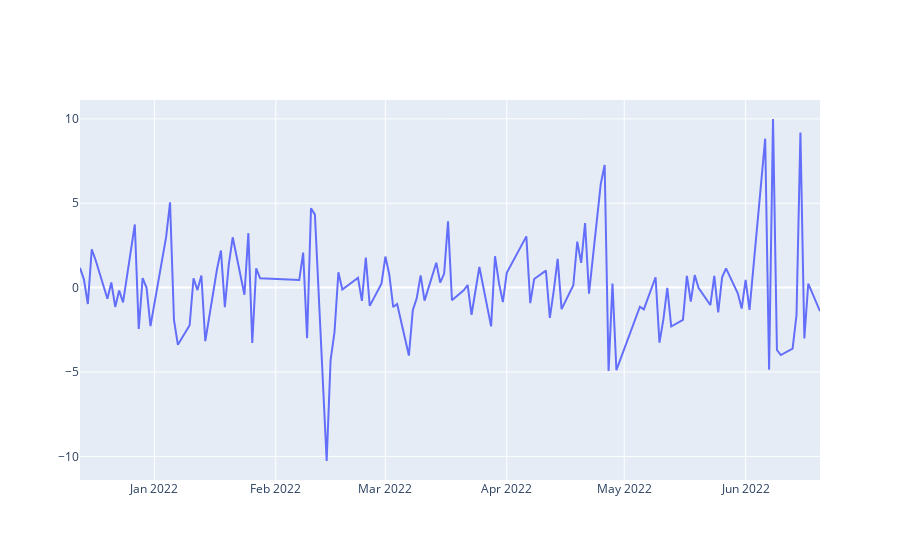

Notebook code cell kept with this figure:
### Markdown cell above
# stk pre status

### Code cell
# df_history_return = w.wsd("128111.SZ,002738.SZ,128095.SZ,002812.SZ,113626.SH,603596.SH,123092.SZ,300332.SZ",
#  "pct_chg", f"{status_begin_date}", f"{status_end_date}", "",usedf=True)[1]
df_history_return = w.wsd("123057.SZ, 300586.SZ, 123067.SZ, 300382.SZ, 128106.SZ, 002840.SZ",
 "pct_chg", f"{status_begin_date}", f"{status_end_date}", "",usedf=True)[1]
# '123057.SZ','300586.SZ',
#     '123067.SZ','300382.SZ',
#     '128106.SZ','002840.SZ',


df_pair_history_return = df_history_return[cbond_pair]
df_pair_history_return['diff'] = df_pair_history_return[cbond_pair[0]] - df_pair_history_return[cbond_pair[1]]
# df_pair_history_return['diff'].plot()

import warnings
warnings.filterwarnings("ignore")


#plotly 画图代码模板
import plotly.graph_objects as go
fig = go.Figure(data=[
    go.Scatter(name='diff', x=df_pair_history_return.index, y=df_pair_history_return['diff']),
])
fig.show()

# df_stk_pre_return = w.wsd("128111.SZ,002738.SZ,128095.SZ,002812.SZ,113626.SH,603596.SH,123092.SZ,300332.SZ", 
# "pct_chg", f"{status_begin_date}", f"{status_end_date}", "",usedf=True)[1]

df_stk_pre_return = w.wsd("123057.SZ, 300586.SZ, 123067.SZ, 300382.SZ, 128106.SZ, 002840.SZ",
 "pct_chg", f"{status_begin_date}", f"{status_end_date}", "",usedf=True)[1]

df_stk_pre_return = df_stk_pre_return.reset_index()
df_stk_pre_return['index'] = df_stk_pre_return['index'].apply(str)
df_stk_pre_return = df_stk_pre_return.set_index('index')

# df_stk_pre_trade_status = w.wsd("002812.SZ,603596.SH,300332.SZ,002738.SZ", 
# "trade_status", f"{status_begin_date}", f"{status_end_date}", "",usedf=True)[1]
df_stk_pre_trade_status = w.wsd("300586.SZ,300382.SZ,002840.SZ", 
"trade_status", f"{status_begin_date}", f"{status_end_date}", "",usedf=True)[1]
df_stk_pre_trade_status = df_stk_pre_trade_status.reset_index()
df_stk_pre_trade_status['index'] = df_stk_pre_trade_status['index'].apply(str)
df_stk_pre_trade_status = df_stk_pre_trade_status.set_index('index')

### Figure 1 — Plotly figure (JSON) as saved in the notebook; plotly's stock layout.template omitted (floating-point values rounded to 4 significant figures)
{"data": [{"name": "diff", "type": "scatter", "x": ["2021-12-13", "2021-12-14", "2021-12-15", "2021-12-16", "2021-12-17", "2021-12-20", "2021-12-21", "2021-12-22", "2021-12-23", "2021-12-24", "2021-12-27", "2021-12-28", "2021-12-29", "2021-12-30", "2021-12-31", "2022-01-04", "2022-01-05", "2022-01-06", "2022-01-07", "2022-01-10", "2022-01-11", "2022-01-12", "2022-01-13", "2022-01-14", "2022-01-17", "2022-01-18", "2022-01-19", "2022-01-20", "2022-01-21", "2022-01-24", "2022-01-25", "2022-01-26", "2022-01-27", "2022-01-28", "2022-02-07", "2022-02-08", "2022-02-09", "2022-02-10", "2022-02-11", "2022-02-14", "2022-02-15", "2022-02-16", "2022-02-17", "2022-02-18", "2022-02-21", "2022-02-22", "2022-02-23", "2022-02-24", "2022-02-25", "2022-02-28", "2022-03-01", "2022-03-02", "2022-03-03", "2022-03-04", "2022-03-07", "2022-03-08", "2022-03-09", "2022-03-10", "2022-03-11", "2022-03-14", "2022-03-15", "2022-03-16", "2022-03-17", "2022-03-18", "2022-03-21", "2022-03-22", "2022-03-23", "2022-03-24", "2022-03-25", "2022-03-28", "2022-03-29", "2022-03-30", "2022-03-31", "2022-04-01", "2022-04-06", "2022-04-07", "2022-04-08", "2022-04-11", "2022-04-12", "2022-04-13", "2022-04-14", "2022-04-15", "2022-04-18", "2022-04-19", "2022-04-20", "2022-04-21", "2022-04-22", "2022-04-25", "2022-04-26", "2022-04-27", "2022-04-28", "2022-04-29", "2022-05-05", "2022-05-06", "2022-05-09", "2022-05-10", "2022-05-11", "2022-05-12", "2022-05-13", "2022-05-16", "2022-05-17", "2022-05-18", "2022-05-19", "2022-05-20", "2022-05-23", "2022-05-24", "2022-05-25", "2022-05-26", "2022-05-27", "2022-05-30", "2022-05-31", "2022-06-01", "2022-06-02", "2022-06-06", "2022-06-07", "2022-06-08", "2022-06-09", "2022-06-10", "2022-06-13", "2022-06-14", "2022-06-15", "2022-06-16", "2022-06-17", "2022-06-20"], "y": [1.176, 0.4894, -0.9725, 2.264, 1.625, -0.6633, 0.3012, -1.147, -0.1683, -0.8726, 3.744, -2.451, 0.567, -0.01487, -2.286, 3.003, 5.05, -1.918, -3.392, -2.232, 0.5537, -0.1458, 0.7159, -3.173, 1.102, 2.196, -1.155, 1.364, 2.98, -0.4238, 3.226, -3.286, 1.148, 0.5492, 0.4462, 2.073, -2.997, 4.704, 4.326, -10.27, -4.302, -2.64, 0.9059, -0.1113, 0.4087, 0.5777, -0.7863, 1.783, -1.081, 0.238, 1.84, 0.7659, -1.154, -0.9753, -4.026, -1.335, -0.6381, 0.7292, -0.7693, 1.471, 0.2923, 0.8304, 3.923, -0.7468, -0.1554, 0.1556, -1.609, -0.2885, 1.22, -2.3, 1.859, 0.2814, -0.8565, 0.875, 3.038, -0.9176, 0.5117, 1.008, -1.79, -0.1766, 1.705, -1.276, 0.1394, 2.728, 1.47, 3.823, -0.3591, 6.136, 7.268, -4.944, 0.2357, -4.894, -1.135, -1.292, 0.6146, -3.26, -1.887, -0.01514, -2.304, -1.913, 0.6943, -0.8319, 0.7404, -0.03164, -1.033, 0.6951, -1.47, 0.6105, 1.143, -0.3342, -1.24, 0.4634, -1.323, 8.826, -4.86, 9.992, -3.697, -3.997, -3.614, -1.626, 9.185, -3.012, 0.2307, -1.396]}], "layout": {}}
